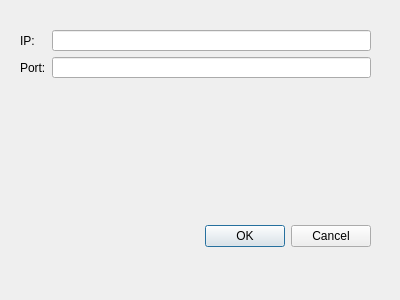
<?xml version="1.0" encoding="UTF-8"?>
<ui version="4.0">
 <class>CDlgAddUserByAddress</class>
 <widget class="QDialog" name="CDlgAddUserByAddress">
  <property name="geometry">
   <rect>
    <x>0</x>
    <y>0</y>
    <width>400</width>
    <height>300</height>
   </rect>
  </property>
  <property name="windowTitle">
   <string>Dialog</string>
  </property>
  <widget class="QWidget" name="layoutWidget">
   <property name="geometry">
    <rect>
     <x>20</x>
     <y>220</y>
     <width>351</width>
     <height>33</height>
    </rect>
   </property>
   <layout class="QHBoxLayout">
    <property name="spacing">
     <number>6</number>
    </property>
    <property name="margin">
     <number>0</number>
    </property>
    <item>
     <spacer>
      <property name="orientation">
       <enum>Qt::Horizontal</enum>
      </property>
      <property name="sizeHint" stdset="0">
       <size>
        <width>131</width>
        <height>31</height>
       </size>
      </property>
     </spacer>
    </item>
    <item>
     <widget class="QPushButton" name="okButton">
      <property name="text">
       <string>OK</string>
      </property>
     </widget>
    </item>
    <item>
     <widget class="QPushButton" name="cancelButton">
      <property name="text">
       <string>Cancel</string>
      </property>
     </widget>
    </item>
   </layout>
  </widget>
  <widget class="QWidget" name="layoutWidget">
   <property name="geometry">
    <rect>
     <x>20</x>
     <y>30</y>
     <width>351</width>
     <height>48</height>
    </rect>
   </property>
   <layout class="QGridLayout" name="gridLayout">
    <item row="1" column="0">
     <widget class="QLabel" name="label_2">
      <property name="text">
       <string>Port:</string>
      </property>
     </widget>
    </item>
    <item row="0" column="0">
     <widget class="QLabel" name="label">
      <property name="text">
       <string>IP:</string>
      </property>
     </widget>
    </item>
    <item row="0" column="1">
     <widget class="QLineEdit" name="lineEditIP"/>
    </item>
    <item row="1" column="1">
     <widget class="QLineEdit" name="lineEdit_2"/>
    </item>
   </layout>
  </widget>
 </widget>
 <resources/>
 <connections>
  <connection>
   <sender>okButton</sender>
   <signal>clicked()</signal>
   <receiver>CDlgAddUserByAddress</receiver>
   <slot>accept()</slot>
   <hints>
    <hint type="sourcelabel">
     <x>278</x>
     <y>253</y>
    </hint>
    <hint type="destinationlabel">
     <x>96</x>
     <y>254</y>
    </hint>
   </hints>
  </connection>
  <connection>
   <sender>cancelButton</sender>
   <signal>clicked()</signal>
   <receiver>CDlgAddUserByAddress</receiver>
   <slot>reject()</slot>
   <hints>
    <hint type="sourcelabel">
     <x>369</x>
     <y>253</y>
    </hint>
    <hint type="destinationlabel">
     <x>179</x>
     <y>282</y>
    </hint>
   </hints>
  </connection>
 </connections>
</ui>
